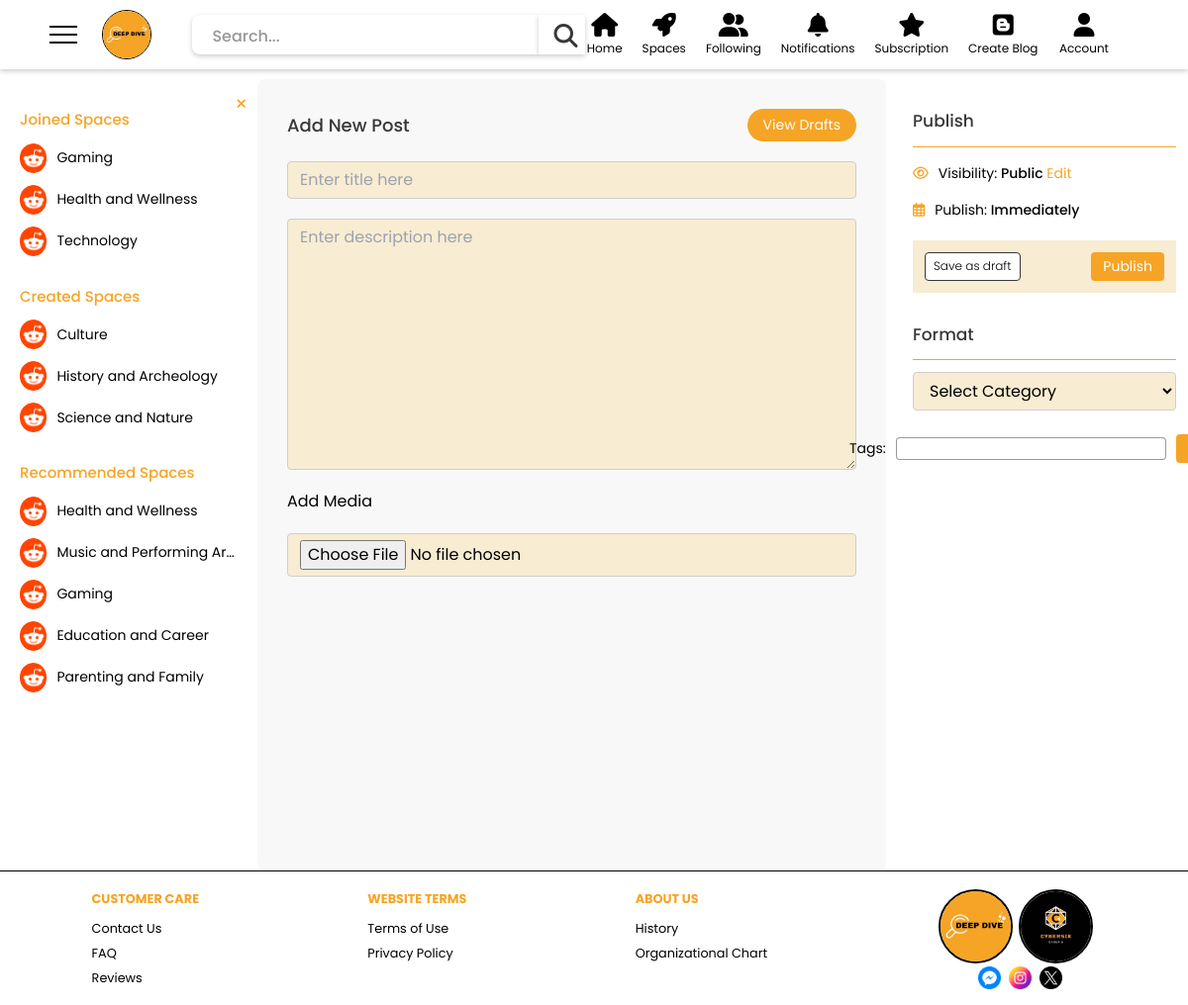
/components/createblog.php (signed in), run on an earlier commit of the app's database.
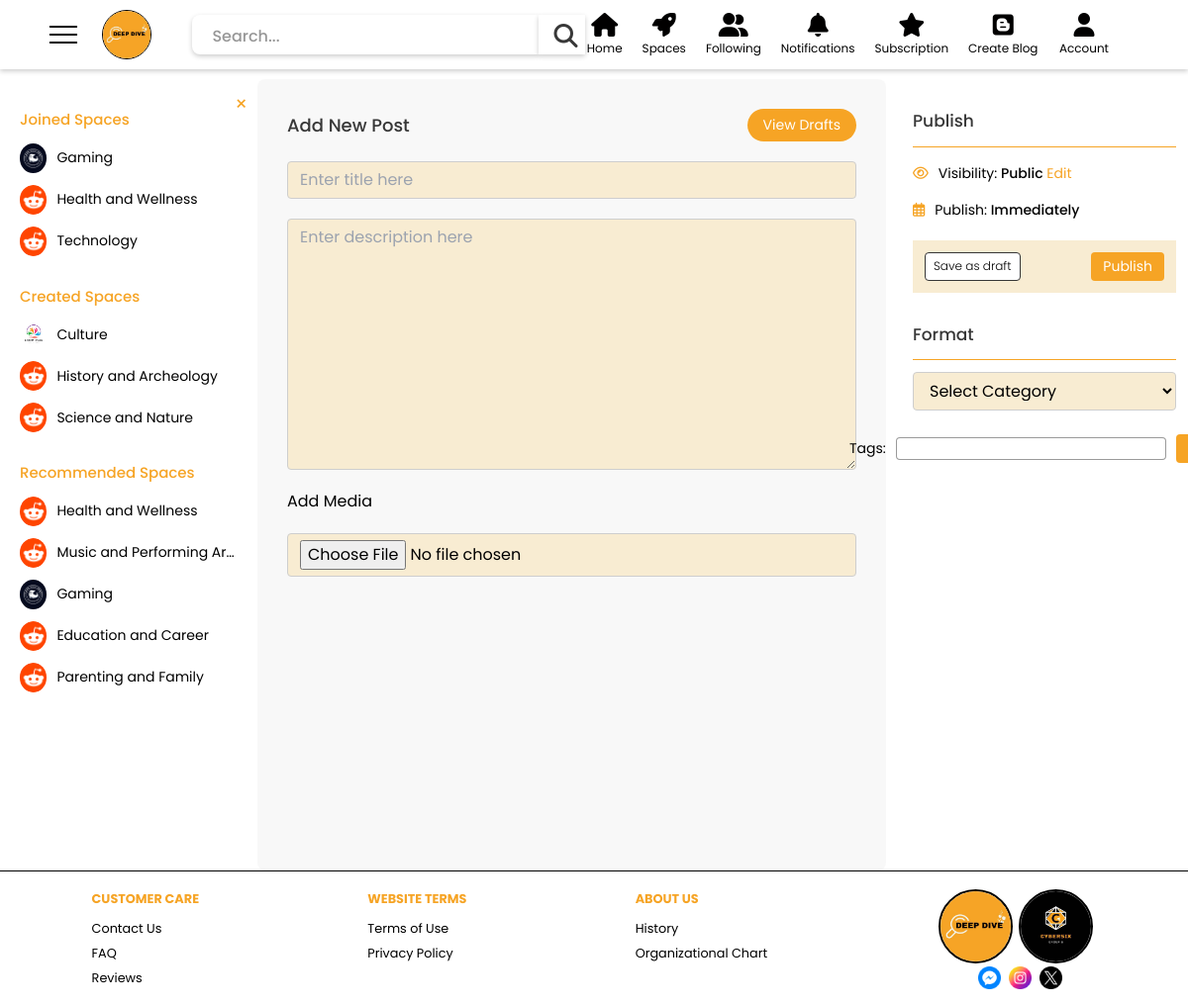
And on a later commit of the database.
### tables this page shows
CREATE TABLE `tbl_spaces` (
  `space_id` int(11) NOT NULL,
  `space_name` varchar(255) NOT NULL,
  `space_img` varchar(255) NOT NULL,
  `acc_id` int(11) NOT NULL
);

### components/createblog.php (the view, shortened to what the changed rows need)
<!DOCTYPE html>
<html lang="en">
<head>
    <link rel="stylesheet" href="../styles/header.css">
    <link rel="stylesheet" href="../styles/footer.css">
    <link rel="stylesheet" href="../styles/createblog.css">
    <link rel="stylesheet" href="../styles/general.css">
    <link rel="stylesheet" href="../styles/spaces.css">
    <script src="https://cdn.tailwindcss.com"></script>
    <link rel="stylesheet" href="https://unicons.iconscout.com/release/v4.0.0/css/line.css" />
    <link rel="stylesheet" href="https://cdnjs.cloudflare.com/ajax/libs/font-awesome/6.6.0/css/all.min.css" />
</head>
<body>
    <?php include 'header.php'; ?>
    <?php
    if(isset($_SESSION['user_id'])){
        $user_id = $_SESSION['user_id'];
    } else {
        header('Location: ./signup.php');
        exit();
    } ?>
    <div id="grid-con" class="overflow-hidden">
        <div class="space">
            <?php include 'spaces.php'; ?>
        </div>
    </div>
</body>
</html>

### components/spaces.php (shortened to what the changed rows need)
<!DOCTYPE html>
<html lang="en">
<head>
    <link rel="stylesheet" href="../styles/spaces.css">
</head>
<body>
    <div class="spaces-con">
    <div class="cont">
        <div class="joined-spaces">
            <?php
                $query2 = "SELECT ts.*, tj.*
                        FROM tbl_spaces ts
                        JOIN tbl_spaces_joined tj ON tj.space_id = ts.space_id
                        WHERE tj.acc_id = ?
                        GROUP BY ts.space_id, tj.acc_id
                        ORDER BY ts.space_name ASC";
                $stmt2 = $conn->prepare($query2);
                $stmt2->bind_param('i', $user_id);
                $stmt2->execute();
                $result2 = $stmt2->get_result();
                if($result2->num_rows > 0){
                    while($row2 = $result2->fetch_assoc()){
            ?>
            <a href="./spacesPost.php?space_id=<?php echo $row2["space_id"] ?>">
                <div class="joined-details">
                    <div class="img-con">
                        <img src="<?php echo $row2["space_img"] ?>" alt="">
                    </div>
                    <div class="name"><?php echo $row2["space_name"] ?></div>
                </div>
            </a>
            <?php
                    }
                }
            ?>
        </div>
        <div class="created-spaces joined-spaces">
            <?php
                $query4 = "SELECT * FROM tbl_spaces WHERE acc_id = ? ORDER BY space_name ASC";
                $stmt4 = $conn->prepare($query4);
                $stmt4->bind_param('i', $user_id);
                $stmt4->execute();
                $result4 = $stmt4->get_result();
                if($result4->num_rows > 0){
                    while($row4 = $result4->fetch_assoc()){
            ?>
            <a href="./spacesPost.php?space_id=<?php echo $row4["space_id"] ?>">
                <div class="joined-details">
                    <div class="img-con">
                        <img src="<?php echo $row4["space_img"] ?>" alt="">
                    </div>
                    <div class="name"><?php echo $row4["space_name"] ?></div>
                </div>
            </a>
            <?php
                    }
                }else{
                    echo "No created spaces available.";
                }
            ?>
        </div>
        <div class="joined-spaces recommended-spaces">
                <?php
                    $query3 = "SELECT * FROM tbl_spaces WHERE acc_id != ? ORDER BY RAND() LIMIT 5";
                    $stmt3 = $conn->prepare($query3);
                    $stmt3->bind_param('i', $user_id);
                    $stmt3->execute();
                    $result3 = $stmt3->get_result();
                    if($result3->num_rows > 0){
                        while($row3 = $result3->fetch_assoc()){
                ?>
                <a href="./spacesPost.php?space_id=<?php echo $row3["space_id"] ?>">
                    <div class="joined-details">
                        <div class="img-con">
                            <img src="<?php echo $row3["space_img"] ?>" alt="">
                        </div>
                        <div class="name"><?php echo $row3["space_name"] ?></div>
                    </div>
                </a>
                <?php
                        }
                    } else {
                        echo "No recommended spaces available.";
                    }
                ?>
        </div>
        </div>
    </div>
</body>
</html>

What changed in the data, as far as the page shows it:
changed tbl_spaces "Gaming": space_img: a different picture
changed tbl_spaces "Culture": space_img: a different picture
